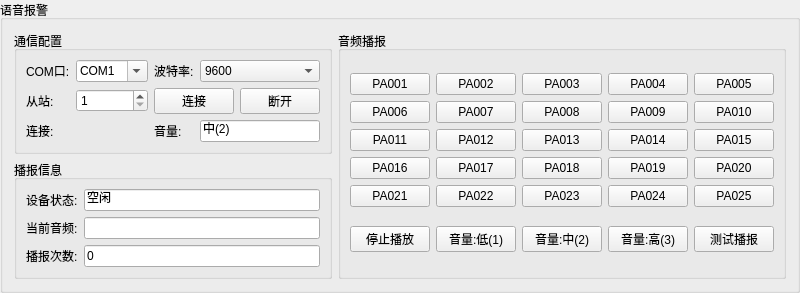
         <widget class="QGroupBox" name="groupBox_11">
          <property name="title">
           <string>语音报警</string>
          </property>
          <layout class="QGridLayout" name="gridLayout_34">
           <item row="0" column="0" rowspan="2" colspan="2">
            <widget class="QGroupBox" name="groupBox_Voice_Config">
             <property name="title">
              <string>通信配置</string>
             </property>
             <layout class="QGridLayout" name="gridLayout_28">
              <item row="0" column="0">
               <widget class="QLabel" name="label_Voice_Com">
                <property name="sizePolicy">
                 <sizepolicy hsizetype="Maximum" vsizetype="Preferred">
                  <horstretch>0</horstretch>
                  <verstretch>0</verstretch>
                 </sizepolicy>
                </property>
                <property name="text">
                 <string>COM口:</string>
                </property>
               </widget>
              </item>
              <item row="0" column="1">
               <widget class="QComboBox" name="Voice_Com">
                <property name="sizePolicy">
                 <sizepolicy hsizetype="Preferred" vsizetype="Fixed">
                  <horstretch>0</horstretch>
                  <verstretch>0</verstretch>
                 </sizepolicy>
                </property>
                <property name="editable">
                 <bool>true</bool>
                </property>
                <property name="currentText">
                 <string>COM1</string>
                </property>
               </widget>
              </item>
              <item row="0" column="2">
               <widget class="QLabel" name="label_Voice_Baud">
                <property name="sizePolicy">
                 <sizepolicy hsizetype="Maximum" vsizetype="Preferred">
                  <horstretch>0</horstretch>
                  <verstretch>0</verstretch>
                 </sizepolicy>
                </property>
                <property name="text">
                 <string>波特率:</string>
                </property>
               </widget>
              </item>
              <item row="0" column="3">
               <widget class="QComboBox" name="Voice_Baud">
                <property name="sizePolicy">
                 <sizepolicy hsizetype="Preferred" vsizetype="Fixed">
                  <horstretch>0</horstretch>
                  <verstretch>0</verstretch>
                 </sizepolicy>
                </property>
                <item>
                 <property name="text">
                  <string>9600</string>
                 </property>
                </item>
                <item>
                 <property name="text">
                  <string>19200</string>
                 </property>
                </item>
                <item>
                 <property name="text">
                  <string>38400</string>
                 </property>
                </item>
                <item>
                 <property name="text">
                  <string>115200</string>
                 </property>
                </item>
               </widget>
              </item>
              <item row="1" column="0">
               <widget class="QLabel" name="label_Voice_Addr">
                <property name="sizePolicy">
                 <sizepolicy hsizetype="Maximum" vsizetype="Preferred">
                  <horstretch>0</horstretch>
                  <verstretch>0</verstretch>
                 </sizepolicy>
                </property>
                <property name="text">
                 <string>从站:</string>
                </property>
               </widget>
              </item>
              <item row="1" column="1">
               <widget class="QSpinBox" name="Voice_Addr">
                <property name="sizePolicy">
                 <sizepolicy hsizetype="Preferred" vsizetype="Fixed">
                  <horstretch>0</horstretch>
                  <verstretch>0</verstretch>
                 </sizepolicy>
                </property>
                <property name="minimum">
                 <number>1</number>
                </property>
                <property name="maximum">
                 <number>255</number>
                </property>
                <property name="value">
                 <number>1</number>
                </property>
               </widget>
              </item>
              <item row="2" column="0">
               <widget class="QLabel" name="label_Voice_Connected">
                <property name="sizePolicy">
                 <sizepolicy hsizetype="Maximum" vsizetype="Preferred">
                  <horstretch>0</horstretch>
                  <verstretch>0</verstretch>
                 </sizepolicy>
                </property>
                <property name="text">
                 <string>连接:</string>
                </property>
               </widget>
              </item>
              <item row="2" column="1">
               <widget class="c_Fr_Light" name="Voice_Connected" native="true">
                <property name="minimumSize">
                 <size>
                  <width>20</width>
                  <height>20</height>
                 </size>
                </property>
               </widget>
              </item>
              <item row="2" column="2">
               <widget class="QLabel" name="label_Voice_Volume">
                <property name="sizePolicy">
                 <sizepolicy hsizetype="Maximum" vsizetype="Preferred">
                  <horstretch>0</horstretch>
                  <verstretch>0</verstretch>
                 </sizepolicy>
                </property>
                <property name="text">
                 <string>音量:</string>
                </property>
               </widget>
              </item>
              <item row="1" column="2" colspan="2">
               <layout class="QHBoxLayout" name="horizontalLayout_46">
                <item>
                 <widget class="QPushButton" name="Voice_Connect">
                  <property name="sizePolicy">
                   <sizepolicy hsizetype="Preferred" vsizetype="Fixed">
                    <horstretch>0</horstretch>
                    <verstretch>0</verstretch>
                   </sizepolicy>
                  </property>
                  <property name="text">
                   <string>连接</string>
                  </property>
                 </widget>
                </item>
                <item>
                 <widget class="QPushButton" name="Voice_Disconnect">
                  <property name="sizePolicy">
                   <sizepolicy hsizetype="Preferred" vsizetype="Fixed">
                    <horstretch>0</horstretch>
                    <verstretch>0</verstretch>
                   </sizepolicy>
                  </property>
                  <property name="text">
                   <string>断开</string>
                  </property>
                 </widget>
                </item>
               </layout>
              </item>
              <item row="2" column="3">
               <widget class="QLineEdit" name="Voice_Volume_Display">
                <property name="sizePolicy">
                 <sizepolicy hsizetype="Preferred" vsizetype="Fixed">
                  <horstretch>0</horstretch>
                  <verstretch>0</verstretch>
                 </sizepolicy>
                </property>
                <property name="text">
                 <string>中(2)</string>
                </property>
                <property name="readOnly">
                 <bool>true</bool>
                </property>
               </widget>
              </item>
             </layout>
            </widget>
           </item>
           <item row="2" column="0" colspan="2">
            <widget class="QGroupBox" name="groupBox_Voice_Info">
             <property name="title">
              <string>播报信息</string>
             </property>
             <layout class="QGridLayout" name="gridLayout_Voice_Info">
              <item row="0" column="0">
               <widget class="QLabel" name="label_Voice_Device_Status">
                <property name="sizePolicy">
                 <sizepolicy hsizetype="Maximum" vsizetype="Preferred">
                  <horstretch>0</horstretch>
                  <verstretch>0</verstretch>
                 </sizepolicy>
                </property>
                <property name="text">
                 <string>设备状态:</string>
                </property>
               </widget>
              </item>
              <item row="0" column="1">
               <widget class="QLineEdit" name="Voice_Device_Status">
                <property name="sizePolicy">
                 <sizepolicy hsizetype="Preferred" vsizetype="Fixed">
                  <horstretch>0</horstretch>
                  <verstretch>0</verstretch>
                 </sizepolicy>
                </property>
                <property name="text">
                 <string>空闲</string>
                </property>
                <property name="readOnly">
                 <bool>true</bool>
                </property>
               </widget>
              </item>
              <item row="1" column="0">
               <widget class="QLabel" name="label_Voice_Current_Audio">
                <property name="sizePolicy">
                 <sizepolicy hsizetype="Maximum" vsizetype="Preferred">
                  <horstretch>0</horstretch>
                  <verstretch>0</verstretch>
                 </sizepolicy>
                </property>
                <property name="text">
                 <string>当前音频:</string>
                </property>
               </widget>
              </item>
              <item row="1" column="1">
               <widget class="QLineEdit" name="Voice_Current_Audio">
                <property name="sizePolicy">
                 <sizepolicy hsizetype="Preferred" vsizetype="Fixed">
                  <horstretch>0</horstretch>
                  <verstretch>0</verstretch>
                 </sizepolicy>
                </property>
                <property name="readOnly">
                 <bool>true</bool>
                </property>
               </widget>
              </item>
              <item row="2" column="0">
               <widget class="QLabel" name="label_Voice_Count">
                <property name="sizePolicy">
                 <sizepolicy hsizetype="Maximum" vsizetype="Preferred">
                  <horstretch>0</horstretch>
                  <verstretch>0</verstretch>
                 </sizepolicy>
                </property>
                <property name="text">
                 <string>播报次数:</string>
                </property>
               </widget>
              </item>
              <item row="2" column="1">
               <widget class="QLineEdit" name="Voice_Count">
                <property name="sizePolicy">
                 <sizepolicy hsizetype="Preferred" vsizetype="Fixed">
                  <horstretch>0</horstretch>
                  <verstretch>0</verstretch>
                 </sizepolicy>
                </property>
                <property name="text">
                 <string>0</string>
                </property>
                <property name="readOnly">
                 <bool>true</bool>
                </property>
               </widget>
              </item>
             </layout>
            </widget>
           </item>
           <item row="0" column="2" rowspan="3">
            <widget class="QGroupBox" name="groupBox_Voice_Play">
             <property name="sizePolicy">
              <sizepolicy hsizetype="Expanding" vsizetype="Preferred">
               <horstretch>0</horstretch>
               <verstretch>0</verstretch>
              </sizepolicy>
             </property>
             <property name="title">
              <string>音频播报</string>
             </property>
             <layout class="QVBoxLayout" name="verticalLayout_Voice_Play">
              <item>
               <layout class="QGridLayout" name="gridLayout_Voice_Buttons">
                <item row="0" column="0">
                 <widget class="QPushButton" name="btn_Voice_PA001">
                  <property name="sizePolicy">
                   <sizepolicy hsizetype="Preferred" vsizetype="Fixed">
                    <horstretch>0</horstretch>
                    <verstretch>0</verstretch>
                   </sizepolicy>
                  </property>
                  <property name="toolTip">
                   <string>巡检机器人正在巡检中，请注意安全</string>
                  </property>
                  <property name="text">
                   <string>PA001</string>
                  </property>
                 </widget>
                </item>
                <item row="0" column="1">
                 <widget class="QPushButton" name="btn_Voice_PA002">
                  <property name="sizePolicy">
                   <sizepolicy hsizetype="Preferred" vsizetype="Fixed">
                    <horstretch>0</horstretch>
                    <verstretch>0</verstretch>
                   </sizepolicy>
                  </property>
                  <property name="toolTip">
                   <string>巡检机器人检测到障碍物</string>
                  </property>
                  <property name="text">
                   <string>PA002</string>
                  </property>
                 </widget>
                </item>
                <item row="0" column="2">
                 <widget class="QPushButton" name="btn_Voice_PA003">
                  <property name="sizePolicy">
                   <sizepolicy hsizetype="Preferred" vsizetype="Fixed">
                    <horstretch>0</horstretch>
                    <verstretch>0</verstretch>
                   </sizepolicy>
                  </property>
                  <property name="toolTip">
                   <string>巡检机器人设备故障，已停止运行</string>
                  </property>
                  <property name="text">
                   <string>PA003</string>
                  </property>
                 </widget>
                </item>
                <item row="0" column="3">
                 <widget class="QPushButton" name="btn_Voice_PA004">
                  <property name="sizePolicy">
                   <sizepolicy hsizetype="Preferred" vsizetype="Fixed">
                    <horstretch>0</horstretch>
                    <verstretch>0</verstretch>
                   </sizepolicy>
                  </property>
                  <property name="toolTip">
                   <string>巡检机器人电量过低，请尽快充电</string>
                  </property>
                  <property name="text">
                   <string>PA004</string>
                  </property>
                 </widget>
                </item>
                <item row="0" column="4">
                 <widget class="QPushButton" name="btn_Voice_PA005">
                  <property name="sizePolicy">
                   <sizepolicy hsizetype="Preferred" vsizetype="Fixed">
                    <horstretch>0</horstretch>
                    <verstretch>0</verstretch>
                   </sizepolicy>
                  </property>
                  <property name="toolTip">
                   <string>巡检机器人已暂停运行，请勿靠近</string>
                  </property>
                  <property name="text">
                   <string>PA005</string>
                  </property>
                 </widget>
                </item>
                <item row="1" column="0">
                 <widget class="QPushButton" name="btn_Voice_PA006">
                  <property name="sizePolicy">
                   <sizepolicy hsizetype="Preferred" vsizetype="Fixed">
                    <horstretch>0</horstretch>
                    <verstretch>0</verstretch>
                   </sizepolicy>
                  </property>
                  <property name="toolTip">
                   <string>巡检机器人机械臂正在运行中，请注意</string>
                  </property>
                  <property name="text">
                   <string>PA006</string>
                  </property>
                 </widget>
                </item>
                <item row="1" column="1">
                 <widget class="QPushButton" name="btn_Voice_PA007">
                  <property name="sizePolicy">
                   <sizepolicy hsizetype="Preferred" vsizetype="Fixed">
                    <horstretch>0</horstretch>
                    <verstretch>0</verstretch>
                   </sizepolicy>
                  </property>
                  <property name="toolTip">
                   <string>巡检机器人通信故障，请检查网络</string>
                  </property>
                  <property name="text">
                   <string>PA007</string>
                  </property>
                 </widget>
                </item>
                <item row="1" column="2">
                 <widget class="QPushButton" name="btn_Voice_PA008">
                  <property name="sizePolicy">
                   <sizepolicy hsizetype="Preferred" vsizetype="Fixed">
                    <horstretch>0</horstretch>
                    <verstretch>0</verstretch>
                   </sizepolicy>
                  </property>
                  <property name="toolTip">
                   <string>相机故障，请检查相机是否正常</string>
                  </property>
                  <property name="text">
                   <string>PA008</string>
                  </property>
                 </widget>
                </item>
                <item row="1" column="3">
                 <widget class="QPushButton" name="btn_Voice_PA009">
                  <property name="sizePolicy">
                   <sizepolicy hsizetype="Preferred" vsizetype="Fixed">
                    <horstretch>0</horstretch>
                    <verstretch>0</verstretch>
                   </sizepolicy>
                  </property>
                  <property name="toolTip">
                   <string>巡检机器人底盘故障，请检查</string>
                  </property>
                  <property name="text">
                   <string>PA009</string>
                  </property>
                 </widget>
                </item>
                <item row="1" column="4">
                 <widget class="QPushButton" name="btn_Voice_PA010">
                  <property name="sizePolicy">
                   <sizepolicy hsizetype="Preferred" vsizetype="Fixed">
                    <horstretch>0</horstretch>
                    <verstretch>0</verstretch>
                   </sizepolicy>
                  </property>
                  <property name="toolTip">
                   <string>机械臂检测到碰撞，请人工处理</string>
                  </property>
                  <property name="text">
                   <string>PA010</string>
                  </property>
                 </widget>
                </item>
                <item row="2" column="0">
                 <widget class="QPushButton" name="btn_Voice_PA011">
                  <property name="sizePolicy">
                   <sizepolicy hsizetype="Preferred" vsizetype="Fixed">
                    <horstretch>0</horstretch>
                    <verstretch>0</verstretch>
                   </sizepolicy>
                  </property>
                  <property name="toolTip">
                   <string>机械臂未到达目标，请人工切换</string>
                  </property>
                  <property name="text">
                   <string>PA011</string>
                  </property>
                 </widget>
                </item>
                <item row="2" column="1">
                 <widget class="QPushButton" name="btn_Voice_PA012">
                  <property name="sizePolicy">
                   <sizepolicy hsizetype="Preferred" vsizetype="Fixed">
                    <horstretch>0</horstretch>
                    <verstretch>0</verstretch>
                   </sizepolicy>
                  </property>
                  <property name="toolTip">
                   <string>已切换手动前进，目视操作</string>
                  </property>
                  <property name="text">
                   <string>PA012</string>
                  </property>
                 </widget>
                </item>
                <item row="2" column="2">
                 <widget class="QPushButton" name="btn_Voice_PA013">
                  <property name="sizePolicy">
                   <sizepolicy hsizetype="Preferred" vsizetype="Fixed">
                    <horstretch>0</horstretch>
                    <verstretch>0</verstretch>
                   </sizepolicy>
                  </property>
                  <property name="toolTip">
                   <string>已切换手动后退，目视操作</string>
                  </property>
                  <property name="text">
                   <string>PA013</string>
                  </property>
                 </widget>
                </item>
                <item row="2" column="3">
                 <widget class="QPushButton" name="btn_Voice_PA014">
                  <property name="sizePolicy">
                   <sizepolicy hsizetype="Preferred" vsizetype="Fixed">
                    <horstretch>0</horstretch>
                    <verstretch>0</verstretch>
                   </sizepolicy>
                  </property>
                  <property name="toolTip">
                   <string>初始定位完成</string>
                  </property>
                  <property name="text">
                   <string>PA014</string>
                  </property>
                 </widget>
                </item>
                <item row="2" column="4">
                 <widget class="QPushButton" name="btn_Voice_PA015">
                  <property name="sizePolicy">
                   <sizepolicy hsizetype="Preferred" vsizetype="Fixed">
                    <horstretch>0</horstretch>
                    <verstretch>0</verstretch>
                   </sizepolicy>
                  </property>
                  <property name="toolTip">
                   <string>定位完成</string>
                  </property>
                  <property name="text">
                   <string>PA015</string>
                  </property>
                 </widget>
                </item>
                <item row="3" column="0">
                 <widget class="QPushButton" name="btn_Voice_PA016">
                  <property name="sizePolicy">
                   <sizepolicy hsizetype="Preferred" vsizetype="Fixed">
                    <horstretch>0</horstretch>
                    <verstretch>0</verstretch>
                   </sizepolicy>
                  </property>
                  <property name="toolTip">
                   <string>回原点运行中，请注意安全</string>
                  </property>
                  <property name="text">
                   <string>PA016</string>
                  </property>
                 </widget>
                </item>
                <item row="3" column="1">
                 <widget class="QPushButton" name="btn_Voice_PA017">
                  <property name="sizePolicy">
                   <sizepolicy hsizetype="Preferred" vsizetype="Fixed">
                    <horstretch>0</horstretch>
                    <verstretch>0</verstretch>
                   </sizepolicy>
                  </property>
                  <property name="toolTip">
                   <string>充电电压未达到，请人工检查</string>
                  </property>
                  <property name="text">
                   <string>PA017</string>
                  </property>
                 </widget>
                </item>
                <item row="3" column="2">
                 <widget class="QPushButton" name="btn_Voice_PA018">
                  <property name="sizePolicy">
                   <sizepolicy hsizetype="Preferred" vsizetype="Fixed">
                    <horstretch>0</horstretch>
                    <verstretch>0</verstretch>
                   </sizepolicy>
                  </property>
                  <property name="toolTip">
                   <string>回原点结束后未达到，请人工检查</string>
                  </property>
                  <property name="text">
                   <string>PA018</string>
                  </property>
                 </widget>
                </item>
                <item row="3" column="3">
                 <widget class="QPushButton" name="btn_Voice_PA019">
                  <property name="sizePolicy">
                   <sizepolicy hsizetype="Preferred" vsizetype="Fixed">
                    <horstretch>0</horstretch>
                    <verstretch>0</verstretch>
                   </sizepolicy>
                  </property>
                  <property name="toolTip">
                   <string>机械臂不在原点，请人工处理</string>
                  </property>
                  <property name="text">
                   <string>PA019</string>
                  </property>
                 </widget>
                </item>
                <item row="3" column="4">
                 <widget class="QPushButton" name="btn_Voice_PA020">
                  <property name="sizePolicy">
                   <sizepolicy hsizetype="Preferred" vsizetype="Fixed">
                    <horstretch>0</horstretch>
                    <verstretch>0</verstretch>
                   </sizepolicy>
                  </property>
                  <property name="toolTip">
                   <string>急停按钮按下，请人工处理</string>
                  </property>
                  <property name="text">
                   <string>PA020</string>
                  </property>
                 </widget>
                </item>
                <item row="4" column="0">
                 <widget class="QPushButton" name="btn_Voice_PA021">
                  <property name="sizePolicy">
                   <sizepolicy hsizetype="Preferred" vsizetype="Fixed">
                    <horstretch>0</horstretch>
                    <verstretch>0</verstretch>
                   </sizepolicy>
                  </property>
                  <property name="toolTip">
                   <string>精扫相机故障，请人工检查</string>
                  </property>
                  <property name="text">
                   <string>PA021</string>
                  </property>
                 </widget>
                </item>
                <item row="4" column="1">
                 <widget class="QPushButton" name="btn_Voice_PA022">
                  <property name="sizePolicy">
                   <sizepolicy hsizetype="Preferred" vsizetype="Fixed">
                    <horstretch>0</horstretch>
                    <verstretch>0</verstretch>
                   </sizepolicy>
                  </property>
                  <property name="toolTip">
                   <string>定位失败或丢失，请人工检查</string>
                  </property>
                  <property name="text">
                   <string>PA022</string>
                  </property>
                 </widget>
                </item>
                <item row="4" column="2">
                 <widget class="QPushButton" name="btn_Voice_PA023">
                  <property name="sizePolicy">
                   <sizepolicy hsizetype="Preferred" vsizetype="Fixed">
                    <horstretch>0</horstretch>
                    <verstretch>0</verstretch>
                   </sizepolicy>
                  </property>
                  <property name="toolTip">
                   <string>充电电压未达到停止条件</string>
                  </property>
                  <property name="text">
                   <string>PA023</string>
                  </property>
                 </widget>
                </item>
                <item row="4" column="3">
                 <widget class="QPushButton" name="btn_Voice_PA024">
                  <property name="sizePolicy">
                   <sizepolicy hsizetype="Preferred" vsizetype="Fixed">
                    <horstretch>0</horstretch>
                    <verstretch>0</verstretch>
                   </sizepolicy>
                  </property>
                  <property name="toolTip">
                   <string>机械臂充电未达到停止条件</string>
                  </property>
                  <property name="text">
                   <string>PA024</string>
                  </property>
                 </widget>
                </item>
                <item row="4" column="4">
                 <widget class="QPushButton" name="btn_Voice_PA025">
                  <property name="sizePolicy">
                   <sizepolicy hsizetype="Preferred" vsizetype="Fixed">
                    <horstretch>0</horstretch>
                    <verstretch>0</verstretch>
                   </sizepolicy>
                  </property>
                  <property name="toolTip">
                   <string>禁止通行</string>
                  </property>
                  <property name="text">
                   <string>PA025</string>
                  </property>
                 </widget>
                </item>
               </layout>
              </item>
              <item>
               <layout class="QHBoxLayout" name="horizontalLayout_Voice_Ctrl">
                <item>
                 <widget class="QPushButton" name="btn_Voice_Stop">
                  <property name="sizePolicy">
                   <sizepolicy hsizetype="Preferred" vsizetype="Fixed">
                    <horstretch>0</horstretch>
                    <verstretch>0</verstretch>
                   </sizepolicy>
                  </property>
                  <property name="text">
                   <string>停止播放</string>
                  </property>
                 </widget>
                </item>
                <item>
                 <widget class="QPushButton" name="btn_Voice_Vol_Low">
                  <property name="sizePolicy">
                   <sizepolicy hsizetype="Preferred" vsizetype="Fixed">
                    <horstretch>0</horstretch>
                    <verstretch>0</verstretch>
                   </sizepolicy>
                  </property>
                  <property name="text">
                   <string>音量:低(1)</string>
                  </property>
                 </widget>
                </item>
                <item>
                 <widget class="QPushButton" name="btn_Voice_Vol_Med">
                  <property name="sizePolicy">
                   <sizepolicy hsizetype="Preferred" vsizetype="Fixed">
                    <horstretch>0</horstretch>
                    <verstretch>0</verstretch>
                   </sizepolicy>
                  </property>
                  <property name="text">
                   <string>音量:中(2)</string>
                  </property>
                 </widget>
                </item>
                <item>
                 <widget class="QPushButton" name="btn_Voice_Vol_High">
                  <property name="sizePolicy">
                   <sizepolicy hsizetype="Preferred" vsizetype="Fixed">
                    <horstretch>0</horstretch>
                    <verstretch>0</verstretch>
                   </sizepolicy>
                  </property>
                  <property name="text">
                   <string>音量:高(3)</string>
                  </property>
                 </widget>
                </item>
                <item>
                 <widget class="QPushButton" name="btn_Voice_Test">
                  <property name="sizePolicy">
                   <sizepolicy hsizetype="Preferred" vsizetype="Fixed">
                    <horstretch>0</horstretch>
                    <verstretch>0</verstretch>
                   </sizepolicy>
                  </property>
                  <property name="text">
                   <string>测试播报</string>
                  </property>
                 </widget>
                </item>
               </layout>
              </item>
             </layout>
            </widget>
           </item>
          </layout>
         </widget>
